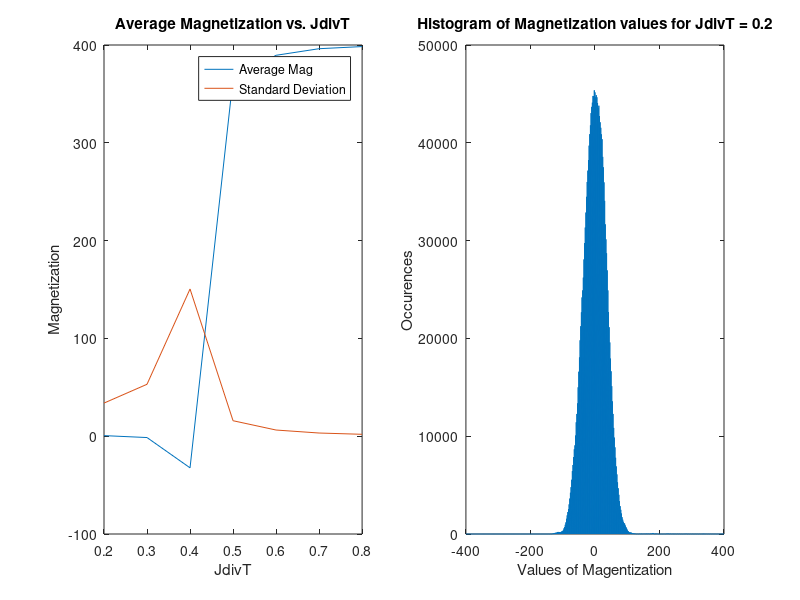

MATLAB code to generate this figure:
J = [0.2, 0.3, 0.4, 0.5, 0.6, 0.7, 0.8];
AvgM = [0.6026720,-1.374140,-32.33350,365.4497,389.4795,396.2182,398.3885];
MStdV = [33.86277,53.09547,150.5137,15.82943,6.313072, 3.252164,1.94693];
M02 = [	0
	0
	0
	0
	0
	0
	0
	0
	0
	0
	0
	0
	0
	0
	0
	0
	0
	0
	0
	0
	0
	0
	0
	0
	0
	0
	0
	0
	0
	0
	0
	0
	0
	0
	0
	0
	0
	0
	0
	0
	0
	0
	0
	0
	0
	0
	0
	0
	0
	0
	0
	0
	0
	0
	0
	0
	0
	0
	0
	0
	0
	0
	0
	0
	0
	0
	0
	0
	0
	0
	0
	0
	0
	0
	0
	0
	0
	0
	0
	0
	0
	0
	0
	0
	0
	0
	0
	0
	0
	0
	0
	0
	0
	0
	0
	0
	0
	0
	0
	0
	0
	0
	0
	0
	0
	0
	0
	0
	0
	0
	0
	0
	0
	0
	0
	0
	0
	0
	0
	0
	0
	0
	0
	0
	0
	0
	0
	0
	0
	0
	0
	0
	0
	0
	0
	0
	0
	0
	0
	0
	0
	0
	0
	0
	0
	0
	0
	0
	0
	0
	0
	0
	0
	0
	0
	0
	0
	0
	0
	0
	0
	0
	0
	0
	0
	0
	0
	0
	0
	0
	0
	0
	0
	0
	0
	0
	0
	0
	0
	0
	0
	0
	0
	0
	0
	0
	0
	0
	0
	0
	0
	0
	0
	0
	0
	0
	0
	0
	0
	0
	0
	0
	0
	0
	0
	0
	0
	0
	0
	0
	0
	0
	0
	0
	0
	0
	0
	0
	0
	0
	0
	0
	0
	0
	0
	0
	0
	0
	0
	0
	0
	0
	0
	0
	0
	0
	0
	0
	0
	0
	0
	0
	0
	0
	0
	0
	0
	0
	0
	0
	0
	0
	0
	0
	0
	0
	1
	0
	4
	0
	2
	0
	5
	0
	12
	0
	16
	0
	26
	0
	40
	0
	62
	0
	80
	0
	106
	0
	120
	0
	121
	0
	151
	0
	185
	0
	212
	0
	198
	0
	198
	0
	183
	0
	193
	0
	238
	0
	266
	0
	315
	0
	383
	0
	573
	0
	706
	0
	946
	0
	1185
	0
	1557
	0
	1904
	0
	2242
	0
	2546
	0
	3029
	0
	3622
	0
	4219
	0
	4788
	0
	5546
	0
	6432
	0
	7056
	0
	7868
	0
	8662
	0
	9064
	0
	10069
	0
	11422
	0
	12276
	0
	13354
	0
	14999
	0
	16595
	0
	18053
	0
	19808
	0
	21243
	0
	22667
	0
	24190
	0
	24908
	0
	26214
	0
	28075
	0
	29751
	0
	31337
	0
	32868
	0
	34477
	0
	35996
	0
	37152
	0
	38237
	0
	39710
	0
	40883
	0
	41780
	0
	43036
	0
	43675
	0
	44103
	0
	44791
	0
	44786
	0
	45367
	0
	45156
	0
	44650
	0
	44872
	0
	44656
	0
	44070
	0
	43546
	0
	43793
	0
	42739
	0
	42098
	0
	41538
	0
	40864
	0
	40371
	0
	38562
	0
	37495
	0
	35955
	0
	34065
	0
	31661
	0
	30130
	0
	28705
	0
	26954
	0
	24909
	0
	22700
	0
	21141
	0
	19587
	0
	17937
	0
	16637
	0
	15114
	0
	13560
	0
	12277
	0
	10848
	0
	9856
	0
	8860
	0
	7794
	0
	6910
	0
	6095
	0
	5280
	0
	4678
	0
	4010
	0
	3351
	0
	2846
	0
	2472
	0
	2095
	0
	1717
	0
	1467
	0
	1251
	0
	1121
	0
	1054
	0
	875
	0
	716
	0
	577
	0
	448
	0
	295
	0
	257
	0
	192
	0
	144
	0
	145
	0
	156
	0
	103
	0
	64
	0
	61
	0
	50
	0
	40
	0
	34
	0
	21
	0
	3
	0
	3
	0
	5
	0
	11
	0
	15
	0
	13
	0
	10
	0
	24
	0
	23
	0
	17
	0
	12
	0
	19
	0
	23
	0
	16
	0
	19
	0
	22
	0
	28
	0
	20
	0
	23
	0
	20
	0
	22
	0
	17
	0
	31
	0
	29
	0
	27
	0
	68
	0
	82
	0
	46
	0
	16
	0
	11
	0
	29
	0
	40
	0
	17
	0
	9
	0
	5
	0
	6
	0
	1
	0
	2
	0
	1
	0
	3
	0
	2
	0
	2
	0
	4
	0
	6
	0
	5
	0
	2
	0
	7
	0
	16
	0
	30
	0
	24
	0
	25
	0
	11
	0
	17
	0
	17
	0
	16
	0
	9
	0
	9
	0
	7
	0
	19
	0
	12
	0
	11
	0
	6
	0
	8
	0
	12
	0
	14
	0
	3
	0
	4
	0
	10
	0
	5
	0
	6
	0
	3
	0
	2
	0
	2
	0
	2
	0
	3
	0
	12
	0
	12
	0
	22
	0
	15
	0
	8
	0
	9
	0
	5
	0
	3
	0
	7
	0
	4
	0
	9
	0
	10
	0
	6
	0
	1
	0
	1
	0
	3
	0
	2
	0
	9
	0
	2
	0
	6
	0
	1
	0
	6
	0
	9
	0
	1
	0
	1
	0
	1
	0
	2
	0
	7
	0
	14
	0
	23
	0
	6
	0
	4
	0
	17
	0
	16
	0
	2
	0
	1
	0
	1
	0
	2
	0
	10
	0
	7
	0
	6
	0
	2
	0
	4
	0
	2
	0
	3
	0
	8
	0
	4
	0
	2
	0
	1
	0
	4
	0
	3
	0
	1
	0
	2
	0
	2
	0
	2
	0
	1
	0
	18
	0
	4
	0
	1
	0
	14
	0
	6
	0
	5
]

possibleM = [-400:400];

subplot (1,2,1)
plot(J,AvgM)
hold on
plot(J, MStdV)
hold off
xlabel("JdivT")
ylabel("Magnetization")
legend('Average Mag', 'Standard Deviation')
title("Average Magnetization vs. JdivT")

subplot(1,2,2)
plot(possibleM, M02)
xlabel('Values of Magentization')
ylabel('Occurences')
title('Histogram of Magnetization values for JdivT = 0.2')